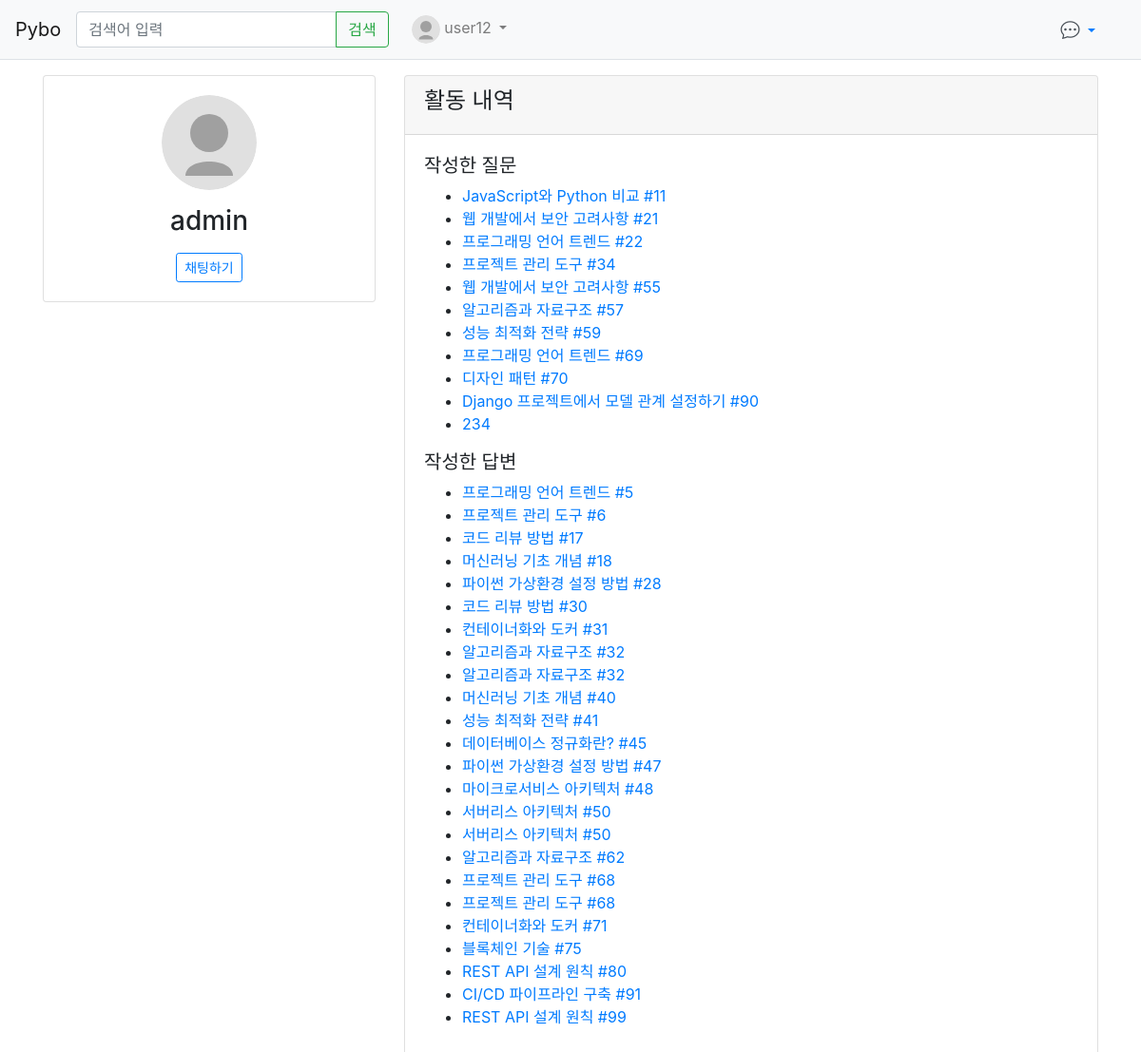
The page /common/profile/1/ (signed in) on the database its author committed.
### common/models.py (models this page shows, shortened)
class Profile(models.Model):
    user = models.OneToOneField(User, on_delete=models.CASCADE, related_name='profile')
    profile_picture = models.ImageField(upload_to='profile_pics/', null=True, blank=True)

### pybo/models.py (models this page shows, shortened)
class Question(models.Model):
    author = models.ForeignKey(User, on_delete=models.CASCADE, related_name='author_question')
    subject = models.CharField(max_length=200)
    content = models.TextField()
    image = models.ImageField(upload_to='question_images/', null=True, blank=True)
    create_date = models.DateTimeField()
    modify_date = models.DateTimeField(null=True, blank=True)
    voter = models.ManyToManyField(User, related_name='voter_question')

class Answer(models.Model):
    author = models.ForeignKey(User, on_delete=models.CASCADE, related_name='author_answer')
    question = models.ForeignKey(Question, on_delete=models.CASCADE)
    content = models.TextField()
    create_date = models.DateTimeField()
    modify_date = models.DateTimeField(null=True, blank=True)
    voter = models.ManyToManyField(User, related_name='voter_answer')

### common/views.py (the view)
# urls.py: path('profile/', ProfileView.as_view(), name='profile'),
@method_decorator(login_required(login_url='common:login'), name='dispatch')
class ProfileView(View):
    template_name = 'common/profile.html'
    def get(self, request, user_id=None):
        if user_id is None:
            user_id = request.user.id
        try:
            profile = UserService.get_user_profile(user_id)
            return render(request, self.template_name, {'profile': profile})
        except ResourceNotFoundException:
            return get_object_or_404(User, pk=user_id)

### common/services.py (called while the page is built)
    @staticmethod
    def get_user_profile(user_id):
        try:
            user = User.objects.get(pk=user_id)
            return user.profile
        except User.DoesNotExist:
            raise ResourceNotFoundException(f"User with ID {user_id} not found")

### templates/common/profile.html (shortened to what this page needs)
{% extends 'base.html' %}
{% load static %}
{% block content %}
    <div class="container my-3">
        <div class="row">
            <div class="col-md-4">
                <div class="card">
                    <div class="card-body text-center">
                        {% if profile.profile_picture %}
                            <img src="{{ profile.profile_picture.url }}" alt="Profile Picture"
                                 class="rounded-circle img-fluid mb-3" style="max-width: 150px;">
                        {% else %}
                            <img src="{% static 'default_profile.svg' %}" alt="Default Profile"
                                 class="rounded-circle img-fluid mb-3" style="max-width: 150px;">
                        {% endif %}
                        <h3>{{ profile.user.username }}</h3>
                        {% if user == profile.user %}
                            <a href="{% url 'common:profile_update' %}" class="btn btn-primary">프로필 수정</a>
                        {% else %}
                            <a href="#"
                               class="btn btn-sm btn-outline-primary chat-with-btn"
                               data-user-id="{{ profile.user.id }}"
                               data-partner="{{ profile.user.username }}">
                                채팅하기
                            </a>
                        {% endif %}
                    </div>
                </div>
            </div>
            <div class="col-md-8">
                <div class="card">
                    <div class="card-header">
                        <h4>활동 내역</h4>
                    </div>
                    <div class="card-body">
                        <h5>작성한 질문</h5>
                        <ul>
                            {% for question in profile.user.author_question.all %}
                                <li><a href="{% url 'pybo:detail' question.id %}">{{ question.subject }}</a></li>
                            {% empty %}
                                <li>작성한 질문이 없습니다.</li>
                            {% endfor %}
                        </ul>
                        <h5>작성한 답변</h5>
                        <ul>
                            {% for answer in profile.user.author_answer.all %}
                                <li>
                                    <a href="{% url 'pybo:detail' answer.question.id %}">{{ answer.question.subject }}</a>
                                </li>
                            {% empty %}
                                <li>작성한 답변이 없습니다.</li>
                            {% endfor %}
                        </ul>
                    </div>
                </div>
            </div>
        </div>
    </div>
{% endblock %}

### templates/navbar.html (shortened to what this page needs)
{% load static %}
<nav class="navbar navbar-expand-lg navbar-light bg-light border-bottom">
    <a class="navbar-brand" href="{% url 'pybo:index' %}">Pybo</a>
    <div class="collapse navbar-collapse flex-grow-0" id="navbarNav">
        <form class="form-inline my-2 my-lg-0 mr-3" action="{% url 'pybo:search' %}" method="get">
            <div class="input-group">
                <input class="form-control" type="search" placeholder="검색어 입력" name="kw" value="{{ kw|default_if_none:'' }}">
                <div class="input-group-append">
                    <button class="btn btn-outline-success" type="submit">검색</button>
                </div>
            </div>
        </form>
        <ul class="navbar-nav">
            {% if user.is_authenticated %}
            <li class="nav-item dropdown">
                <a class="nav-link dropdown-toggle" href="#" id="navbarDropdown" role="button" data-toggle="dropdown" aria-haspopup="true" aria-expanded="false">
                    {% if user.profile.profile_picture %}
                    <img src="{{ user.profile.profile_picture.url }}" alt="Profile Picture" class="rounded-circle" width="30" height="30">
                    {% else %}
                    <img src="{% static 'default_profile.svg' %}" alt="Default Profile" class="rounded-circle" width="30" height="30">
                    {% endif %}
                    {{ user.username }}
                </a>
            </li>
            {% endif %}
        </ul>
    </div>
    {% if user.is_authenticated %}
    <div class="ml-auto mr-3 position-relative d-flex align-items-center">
        <div class="nav-item dropdown">
            <a id="chat-toggle" class="nav-link dropdown-toggle" href="#" role="button" data-toggle="dropdown" aria-haspopup="true" aria-expanded="false">
                <i class="bi bi-chat-dots chat-icon"></i>
            </a>
        </div>
    </div>
    {% endif %}
</nav>

### static/style.css (style rules this page uses)
.nav-item.dropdown { position: relative; }
.chat-icon { font-size: 1.25rem; transition: font-size 0.3s ease; color: #495057; }

### rows shown on the page
Profile: user.username "admin"
Question: subject "JavaScript와 Python 비교 #11"
Question: subject "웹 개발에서 보안 고려사항 #21"
Question: subject "프로그래밍 언어 트렌드 #22"
Question: subject "프로젝트 관리 도구 #34"
Question: subject "웹 개발에서 보안 고려사항 #55"
Question: subject "알고리즘과 자료구조 #57"
Question: subject "성능 최적화 전략 #59"
Question: subject "프로그래밍 언어 트렌드 #69"
Question: subject "디자인 패턴 #70"
Question: subject "Django 프로젝트에서 모델 관계 설정하기 #90"
Question: subject "234"
Answer: question.subject "프로그래밍 언어 트렌드 #5"
Answer: question.subject "프로젝트 관리 도구 #6"
Answer: question.subject "코드 리뷰 방법 #17"
Answer: question.subject "머신러닝 기초 개념 #18"
Answer: question.subject "파이썬 가상환경 설정 방법 #28"
Answer: question.subject "코드 리뷰 방법 #30"
Answer: question.subject "컨테이너화와 도커 #31"
Answer: question.subject "알고리즘과 자료구조 #32"
Answer: question.subject "알고리즘과 자료구조 #32"
Answer: question.subject "머신러닝 기초 개념 #40"
Answer: question.subject "성능 최적화 전략 #41"
Answer: question.subject "데이터베이스 정규화란? #45"
Answer: question.subject "파이썬 가상환경 설정 방법 #47"
Answer: question.subject "마이크로서비스 아키텍처 #48"
Answer: question.subject "서버리스 아키텍처 #50"
Answer: question.subject "서버리스 아키텍처 #50"
Answer: question.subject "알고리즘과 자료구조 #62"
Answer: question.subject "프로젝트 관리 도구 #68"
Answer: question.subject "프로젝트 관리 도구 #68"
Answer: question.subject "컨테이너화와 도커 #71"
Answer: question.subject "블록체인 기술 #75"
Answer: question.subject "REST API 설계 원칙 #80"
Answer: question.subject "CI/CD 파이프라인 구축 #91"
Answer: question.subject "REST API 설계 원칙 #99"

### other values the page prints
{{ user.username }} "user12"
